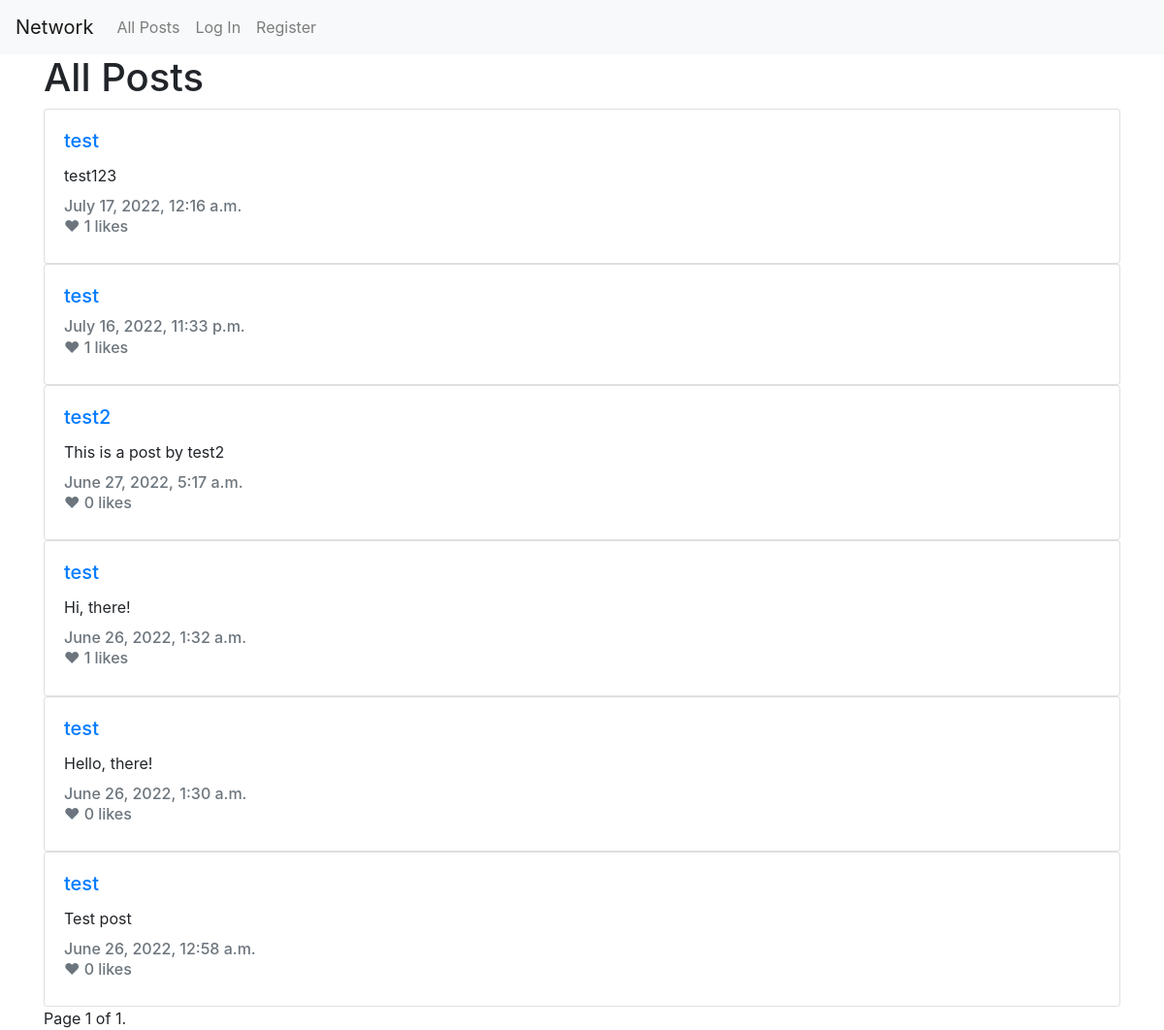
The app's page /, older data.
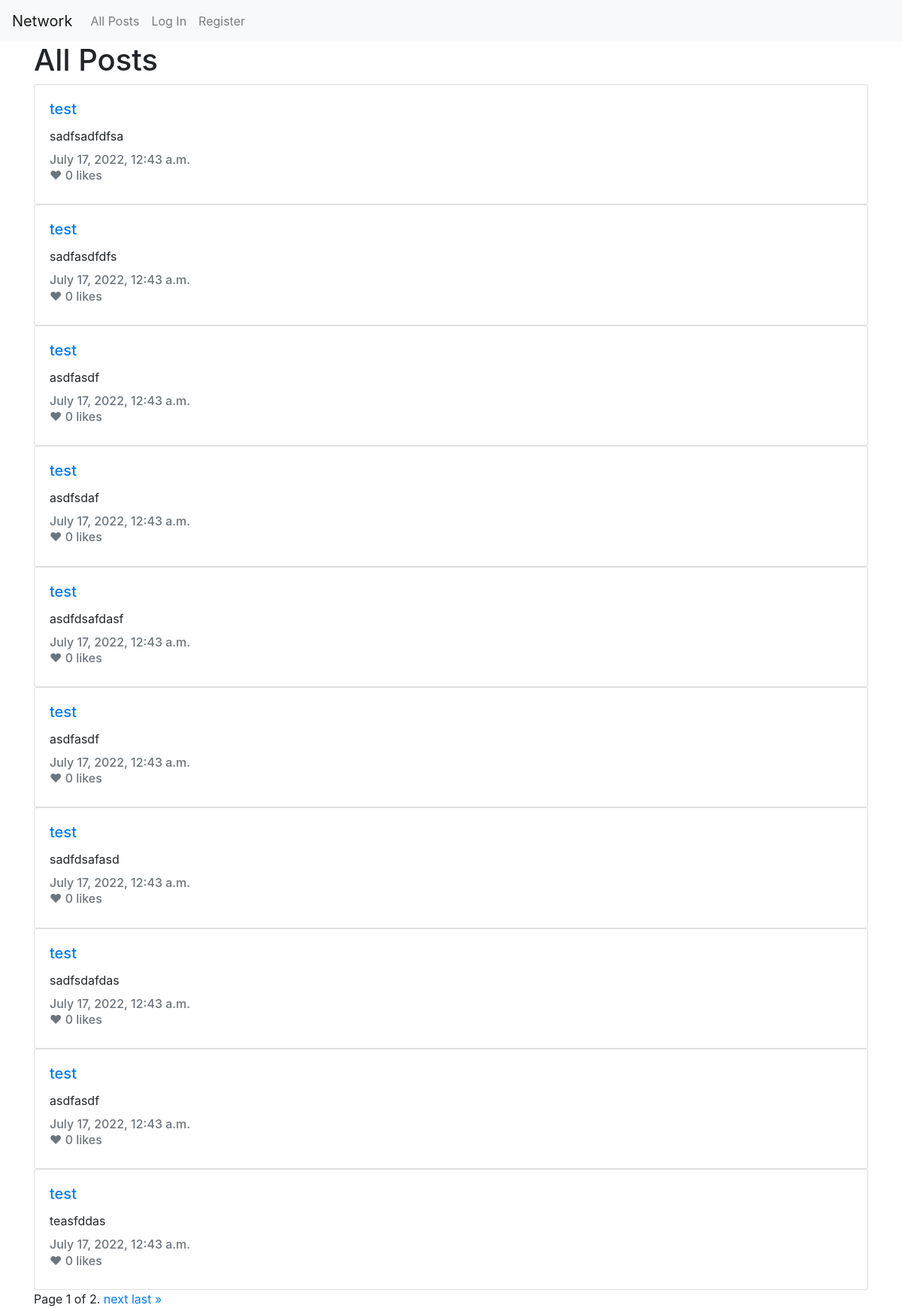
The same page, newer data.
### network/models.py (models this page shows, shortened)
class Post(models.Model):
    user = models.ForeignKey(User, on_delete=models.CASCADE, related_name="posts")
    text = models.CharField(max_length=280)
    created_at = models.DateTimeField(auto_now_add=True)
    updated_at = models.DateTimeField(auto_now=True)

class User(AbstractUser):
    followers = models.ManyToManyField('self', symmetrical=False, blank=True, related_name='user_followers')
    created_at = models.DateTimeField(auto_now_add=True)
    updated_at = models.DateTimeField(auto_now=True)

### network/views.py (the view)
# urls.py: path("", views.index, name="index"),
def index(request):
    posts = Post.objects.all().order_by("created_at").reverse()
    paginator = Paginator(posts, 10)
    page_number = request.GET.get('page')
    page_obj = paginator.get_page(page_number)
    return render(request, "network/index.html", {
        "page_obj": page_obj,
        "title": "All Posts"
    })

### network/templates/network/index.html (shortened to what this page needs)
{% extends "network/layout.html" %}
{% block body %}
  <div class="container">
    <h1>{{ title }}</h1>
    {% for post in page_obj %}
      <div class="card" style="width: 100%;">
        <div class="card-body">
          <h5 class="card-title">
            <a href="/u/{{ post.user.username }}">{{ post.user.username }}</a>
          </h5>
          <p class="card-text" id="post-text-{{ post.pk }}">{{ post.text }}</p>
          <h6 class="card-subtitle mb-2 text-muted">{{ post.created_at }}</h6>
          <h6 class="card-subtitle mb-2 text-muted likes-count likes-count-{{ post.id }}" data-id="{{ post.id }}">
            ❤ {{ post.likes.count }} likes</h6>
        </div>
      </div>
    {% endfor %}
    <div class="pagination">
      <span class="step-links">
        <span class="current">
          Page {{ page_obj.number }} of {{ page_obj.paginator.num_pages }}.
        </span>
        {% if page_obj.has_next %}
          <a href="?page={{ page_obj.next_page_number }}">next</a>
          <a href="?page={{ page_obj.paginator.num_pages }}">last &raquo;</a>
        {% endif %}
        </span>
    </div>
  </div>
{% endblock %}

Row changes from the older to the newer data that the page shows:
no longer on this page (row unchanged): Post: user.username "test", text "test123", created_at "July 17, 2022, 12:16 a.m.", likes.count "1"
no longer on this page (row unchanged): Post: user.username "test", created_at "July 16, 2022, 11:33 p.m.", likes.count "1"
no longer on this page (row unchanged): Post: user.username "test2", text "This is a post by test2", created_at "June 27, 2022, 5:17 a.m.", likes.count "0"
no longer on this page (row unchanged): Post: user.username "test", text "Hi, there!", created_at "June 26, 2022, 1:32 a.m.", likes.count "1"
no longer on this page (row unchanged): Post: user.username "test", text "Hello, there!", created_at "June 26, 2022, 1:30 a.m.", likes.count "0"
no longer on this page (row unchanged): Post: user.username "test", text "Test post", created_at "June 26, 2022, 12:58 a.m.", likes.count "0"
added Post: user.username "test", text "sadfsadfdfsa", created_at "July 17, 2022, 12:43 a.m.", likes.count "0"
added Post: user.username "test", text "sadfasdfdfs", created_at "July 17, 2022, 12:43 a.m.", likes.count "0"
added Post: user.username "test", text "asdfasdf", created_at "July 17, 2022, 12:43 a.m.", likes.count "0"
added Post: user.username "test", text "asdfsdaf", created_at "July 17, 2022, 12:43 a.m.", likes.count "0"
added Post: user.username "test", text "asdfdsafdasf", created_at "July 17, 2022, 12:43 a.m.", likes.count "0"
added Post: user.username "test", text "asdfasdf", created_at "July 17, 2022, 12:43 a.m.", likes.count "0"
added Post: user.username "test", text "sadfdsafasd", created_at "July 17, 2022, 12:43 a.m.", likes.count "0"
added Post: user.username "test", text "sadfsdafdas", created_at "July 17, 2022, 12:43 a.m.", likes.count "0"
added Post: user.username "test", text "asdfasdf", created_at "July 17, 2022, 12:43 a.m.", likes.count "0"
added Post: user.username "test", text "teasfddas", created_at "July 17, 2022, 12:43 a.m.", likes.count "0"
Text that changed along with them:
{{ page_obj.paginator.num_pages }}: "1" → "2"
text now shown: "next last »"
